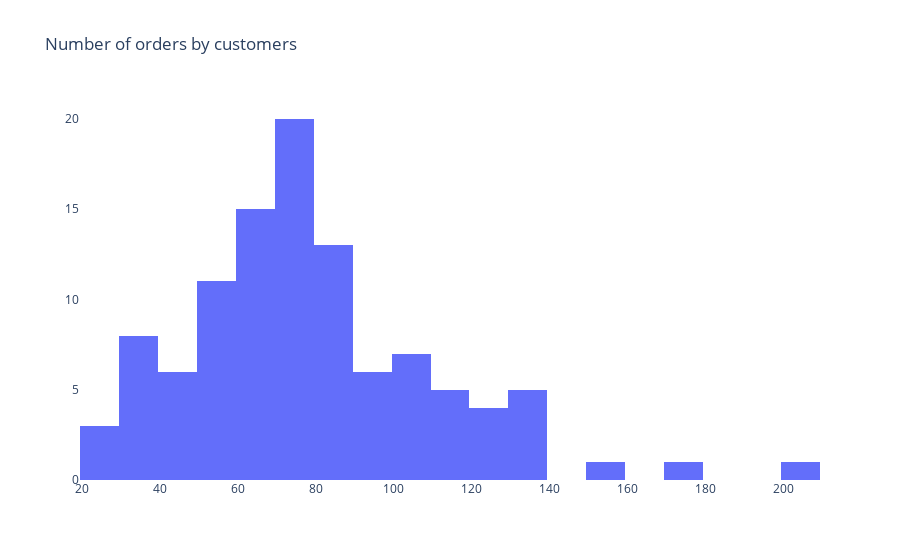

Notebook cell for this chart:
### Code cell
import plotly.graph_objects as go
x = pd.DataFrame(df[["Member", "Order"]].groupby("Member").agg({"Order": "nunique"})).Order

fig = go.Figure(data=[go.Histogram(x=x, xbins=dict(size=10))])
fig.update_layout(title_text="Number of orders by customers", plot_bgcolor="white", showlegend=False)

fig.show()

### Figure 1 — Plotly figure (JSON) as saved in the notebook; plotly's stock layout.template omitted (floating-point values rounded to 4 significant figures)
{"data": [{"type": "histogram", "x": [132, 55, 105, 62, 39, 38, 71, 92, 62, 79, 55, 55, 83, 79, 109, 69, 137, 81, 73, 119, 116, 78, 178, 107, 156, 86, 24, 55, 83, 54, 42, 115, 90, 39, 203, 69, 90, 53, 82, 139, 48, 79, 50, 106, 107, 139, 133, 80, 72, 113, 55, 68, 81, 126, 81, 94, 70, 41, 36, 124, 78, 75, 76, 75, 29, 69, 32, 121, 95, 54, 60, 71, 87, 108, 94, 73, 47, 118, 81, 35, 79, 39, 39, 55, 101, 75, 123, 25, 66, 87, 86, 56, 63, 87, 45, 70, 63, 62, 63, 63, 68, 79, 66, 73, 78, 41], "xbins": {"size": 10}}], "layout": {"plot_bgcolor": "white", "showlegend": false, "title": {"text": "Number of orders by customers"}}}
